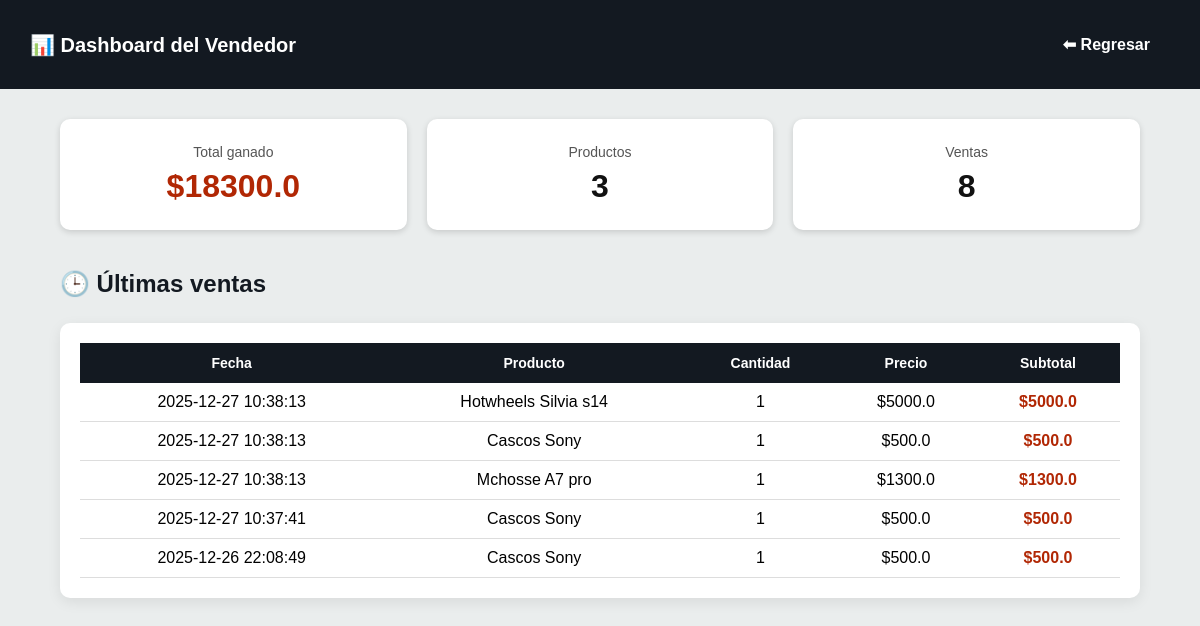
Page /seller/dashboard (signed in) on the committed database.
### tables this page shows
CREATE TABLE order_items (
        id INTEGER PRIMARY KEY AUTOINCREMENT,
        order_id INTEGER,
        product_id INTEGER,
        quantity INTEGER,
        price REAL,
        FOREIGN KEY(order_id) REFERENCES orders(id),
        FOREIGN KEY(product_id) REFERENCES products(id)
    );

CREATE TABLE orders (
        id INTEGER PRIMARY KEY AUTOINCREMENT,
        user_id INTEGER,
        total REAL,
        address TEXT,
        payment_method TEXT,
        created_at TEXT, status TEXT DEFAULT 'pagado', address_id INTEGER,
        FOREIGN KEY(user_id) REFERENCES users(id)
    );

CREATE TABLE products (
        id INTEGER PRIMARY KEY AUTOINCREMENT,
        name TEXT NOT NULL,
        price REAL NOT NULL,
        description TEXT,
        user_id INTEGER,
        image TEXT, category_id INTEGER, stock INTEGER DEFAULT 0,
        FOREIGN KEY (user_id) REFERENCES users(id)
    );

### app.py (the view)
@app.route('/seller/dashboard')
def seller_dashboard():
    if 'user_id' not in session or session.get('role') != 'seller':
        return redirect(url_for('login'))
    conn = get_connection()
    cur = conn.cursor()
    cur.execute("""
        SELECT SUM(order_items.quantity * order_items.price)
        FROM order_items
        JOIN products ON order_items.product_id = products.id
        WHERE products.user_id = ?
    """, (session['user_id'],))
    total_ganado = cur.fetchone()[0] or 0
    cur.execute("""
        SELECT COUNT(*) FROM products WHERE user_id = ?
    """, (session['user_id'],))
    total_productos = cur.fetchone()[0]
    cur.execute("""
        SELECT SUM(order_items.quantity)
        FROM order_items
        JOIN products ON order_items.product_id = products.id
        WHERE products.user_id = ?
    """, (session['user_id'],))
    total_ventas = cur.fetchone()[0] or 0
    cur.execute("""
        SELECT
            orders.created_at,
            products.name,
            order_items.quantity,
            order_items.price
        FROM order_items
        JOIN orders ON order_items.order_id = orders.id
        JOIN products ON order_items.product_id = products.id
        WHERE products.user_id = ?
        ORDER BY orders.created_at DESC
        LIMIT 5
    """, (session['user_id'],))
    ultimas = cur.fetchall()
    cur.close()
    conn.close()
    return render_template(
        'seller_dashboard.html',
        total_ganado=total_ganado,
        total_productos=total_productos,
        total_ventas=total_ventas,
        ultimas=ultimas
    )

### database.py (called while the page is built)
def get_connection(timeout=10, check_same_thread=False):
    conn = sqlite3.connect(DB_PATH, timeout=timeout, check_same_thread=check_same_thread)
    conn.row_factory = sqlite3.Row
    return conn

### templates/seller_dashboard.html (shortened to what this page needs)
<!DOCTYPE html>
<html lang="es">
<head>
    <link rel="stylesheet" href="{{ url_for('static', filename='styles.css') }}">
</head>
<body>
<div class="seller-header">
    <div class="seller-title">📊 Dashboard del Vendedor</div>
    <a href="/seller" class="back-link">⬅ Regresar</a>
</div>
<div class="dashboard-container">
    <div class="dashboard-cards">
        <div class="dash-card">
            <span class="dash-label">Total ganado</span>
            <span class="dash-value money">${{ total_ganado }}</span>
        </div>
        <div class="dash-card">
            <span class="dash-label">Productos</span>
            <span class="dash-value">{{ total_productos }}</span>
        </div>
        <div class="dash-card">
            <span class="dash-label">Ventas</span>
            <span class="dash-value">{{ total_ventas }}</span>
        </div>
    </div>
    <h2 class="section-title">🕒 Últimas ventas</h2>
    {% if ultimas %}
    <div class="table-wrapper">
        <table class="orders-table">
            <thead>
                <tr>
                    <th>Fecha</th>
                    <th>Producto</th>
                    <th>Cantidad</th>
                    <th>Precio</th>
                    <th>Subtotal</th>
                </tr>
            </thead>
            <tbody>
                {% for v in ultimas %}
                <tr>
                    <td>{{ v[0] }}</td>
                    <td>{{ v[1] }}</td>
                    <td>{{ v[2] }}</td>
                    <td>${{ v[3] }}</td>
                    <td class="subtotal">${{ v[2] * v[3] }}</td>
                </tr>
                {% endfor %}
            </tbody>
        </table>
    </div>
    {% else %}
        <div class="empty-state">
            <h3>Aún no hay ventas</h3>
            <p>Cuando vendas, aquí verás el resumen.</p>
        </div>
    {% endif %}
</div>
</body>
</html>

### static/styles.css (style rules this page uses)
html, body { height: 100%; }
* { margin: 0; padding: 0; box-sizing: border-box; }
body { font-family: Arial, Helvetica, sans-serif; background-color: #eaeded; display: flex; flex-direction: column; }
h1, h2 { margin-bottom: 20px; color: #131921; text-align: center; }
table { width: 100%; border-collapse: collapse; background: white; }
th { background-color: #232f3e; color: white; padding: 12px; }
td { padding: 10px; border-bottom: 1px solid #ddd; text-align: center; }
.seller-header { background: #131921; color: white; padding: 15px 30px; display: flex; justify-content: space-between; align-items: center; }
.seller-header a { color: white; text-decoration: none; font-weight: bold; }
.seller-title { font-size: 20px; font-weight: bold; }
.back-link { color: #fff; text-decoration: none; font-weight: bold; }
.table-wrapper { background: white; padding: 20px; border-radius: 8px; box-shadow: 0 2px 6px rgba(0,0,0,.15); }
.orders-table { width: 100%; border-collapse: collapse; }
.orders-table th { background: #131921; color: white; padding: 12px; font-size: 14px; }
.orders-table td { padding: 10px; border-bottom: 1px solid #ddd; text-align: center; }
.subtotal { font-weight: bold; color: #B12704; }
.dashboard-container { width: 90%; margin: 30px auto; }
.dashboard-cards { display: grid; grid-template-columns: repeat(auto-fit, minmax(220px, 1fr)); gap: 20px; margin-bottom: 40px; }
.dash-card { background: white; padding: 25px; border-radius: 10px; box-shadow: 0 2px 6px rgba(0,0,0,.15); text-align: center; }
.dash-label { display: block; font-size: 14px; color: #555; margin-bottom: 8px; }
.dash-value { font-size: 32px; font-weight: bold; color: #111; }
.dash-value.money { color: #B12704; }
.section-title { margin-bottom: 15px; }
.section-title { margin-bottom: 25px; text-align: left; }
.subtotal { color: #B12704; font-weight: bold; }
.back-link { display: inline-block; margin: 20px; color: #007185; text-decoration: none; font-weight: bold; }
.table-wrapper { background: #fff; border-radius: 10px; overflow: hidden; box-shadow: 0 4px 14px rgba(0,0,0,0.08); }

### rows in the picture
order_items: created_at "2025-12-27 10:38:13", name "Hotwheels Silvia s14", quantity "1", price "5000.0", v[2]*v[3] "5000.0"
order_items: created_at "2025-12-27 10:38:13", name "Cascos Sony", quantity "1", price "500.0", v[2]*v[3] "500.0"
order_items: created_at "2025-12-27 10:38:13", name "Mchosse A7 pro", quantity "1", price "1300.0", v[2]*v[3] "1300.0"
order_items: created_at "2025-12-27 10:37:41", name "Cascos Sony", quantity "1", price "500.0", v[2]*v[3] "500.0"
order_items: created_at "2025-12-26 22:08:49", name "Cascos Sony", quantity "1", price "500.0", v[2]*v[3] "500.0"

### other values in the picture
{{ total_ganado }} "18300.0"
{{ total_productos }} "3"
{{ total_ventas }} "8"
